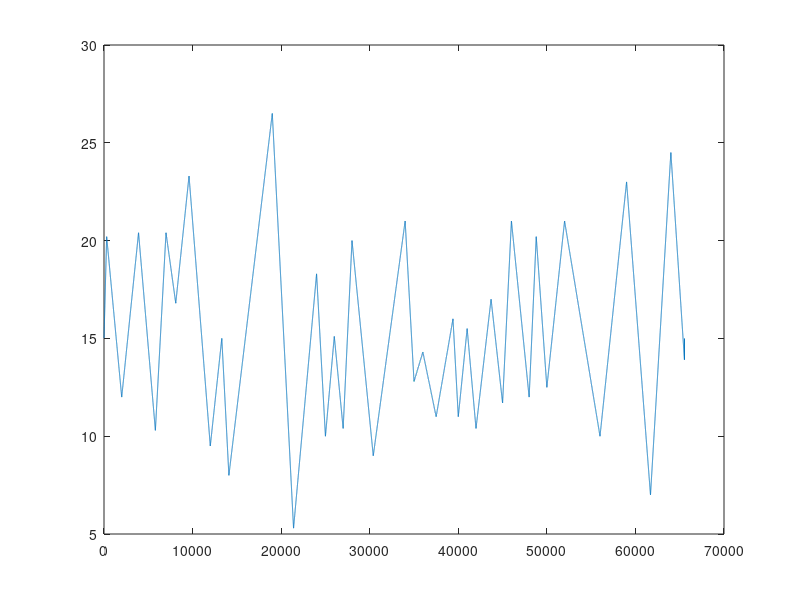

Write MATLAB code to recreate this figure.
V_array = [15.0, 20.2, 12.0, 20.4, 10.3, 20.4, 16.8, 23.3, 9.5, 15.0, 8.0, 26.5, 5.3, 18.3, 10.0, 15.1, 10.4, 20.0, 9.0, 21.0, 12.8, 14.3, 11, 16, 11, 15.5, 10.4, 17, 11.7, 21, 12, 20.2, 12.5, 21, 10, 23, 7, 24.5, 10, 20.4, 10, 17, 13, 17.5, 15];
T_array = [2, 2.3, 4, 5.9, 7.8, 9, 10.1, 11.6, 14, 15.3, 16.1, 21, 23.4, 26, 27, 28, 29, 30, 32.4, 36, 37, 38, 39.5, 41.4, 42, 43, 44, 45.7, 47, 48, 50, 50.8, 52, 54, 58, 61, 63.7, 66, 68.1, 70, 72.4, 75, 78, 79.5, 80];
plot_array = zeros(1, 65535);
time = 0;
temp = 0;
intTime = 0;
intTemp = 0;
for i = 2:length(T_array)
    
    % Find the time step
    time = T_array(i) - T_array(i-1);
    time = abs(time);
    
    % Find the velocity change
    velo = V_array(i) - V_array(i-1);
    
    
    slope = velo/time;
    time = time * 1000; %[ms]
    time = time + temp;

    if(i == 2)
%         temp = 1;
    end
    
    intTime = cast(time, 'uint16');
    intTemp = cast(temp, 'uint16');
    
    for j = 1:65535
   
        
        if(j < 65535)
            plot_array(j+intTemp) = V_array(i-1) + slope * j/1000;
        end
        if(j == 65535)
            plot_array(65535) = 15;
        end
%         
    end
%     plot(plot_array);
    temp = time;
end
timeA = linspace(0, length(plot_array), 1);
plot(plot_array);
        
    